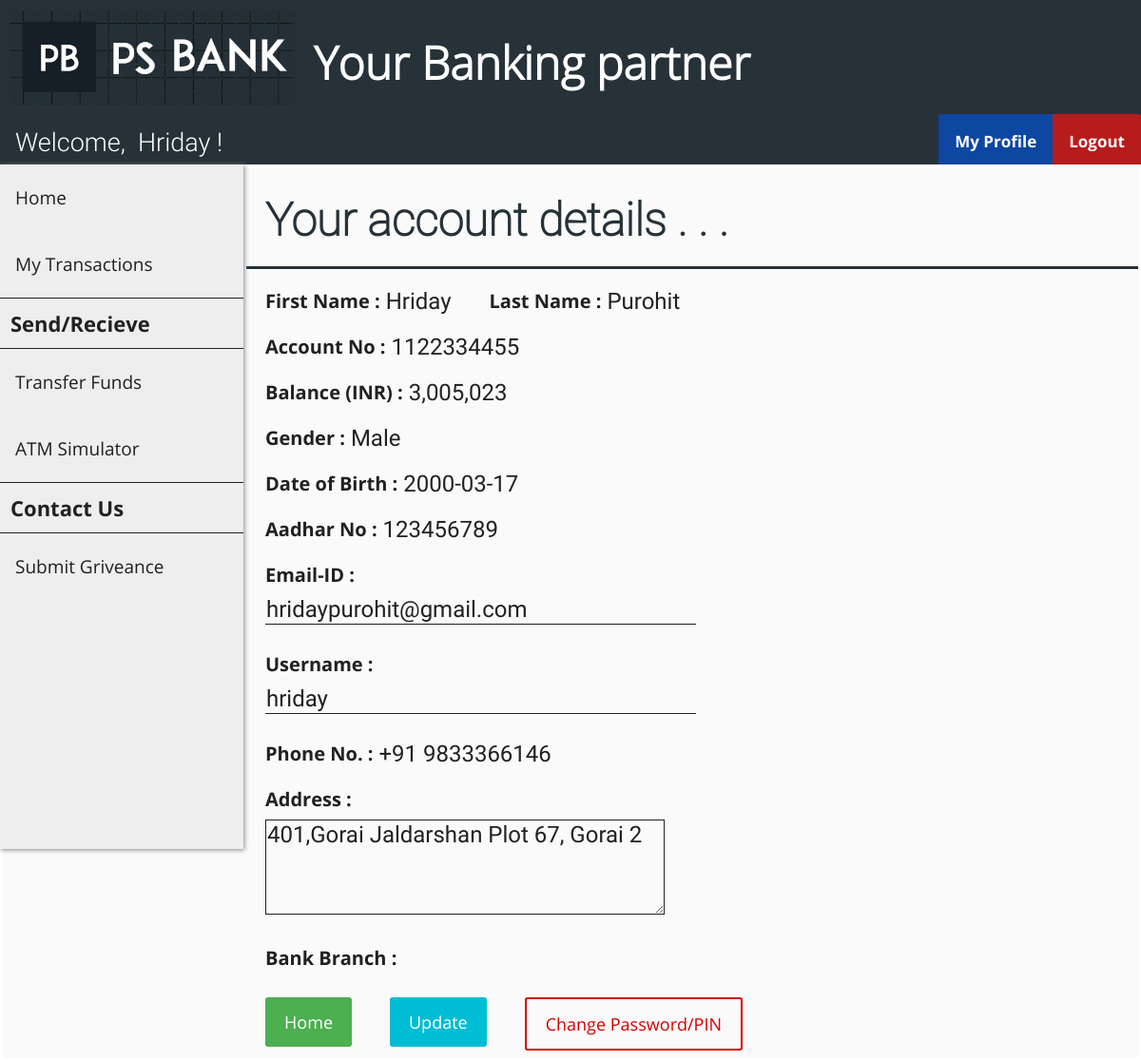
Page /customer_profile.php (signed in) on the committed database.
### tables this page shows
CREATE TABLE `customer` (
  `cust_id` int(11) NOT NULL,
  `first_name` varchar(30) DEFAULT NULL,
  `last_name` varchar(30) DEFAULT NULL,
  `gender` varchar(10) DEFAULT NULL,
  `dob` date DEFAULT NULL,
  `aadhar_no` int(11) DEFAULT NULL,
  `email` varchar(30) DEFAULT NULL,
  `phone_no` varchar(20) DEFAULT NULL,
  `address` varchar(255) DEFAULT NULL,
  `branch` varchar(30) DEFAULT NULL,
  `account_no` int(11) DEFAULT NULL,
  `pin` int(4) DEFAULT NULL,
  `uname` varchar(30) DEFAULT NULL,
  `pwd` varchar(30) DEFAULT NULL
);

CREATE TABLE `passbook1` (
  `trans_id` int(11) NOT NULL,
  `trans_date` datetime DEFAULT NULL,
  `remarks` varchar(255) DEFAULT NULL,
  `debit` int(11) DEFAULT NULL,
  `credit` int(11) DEFAULT NULL,
  `balance` int(11) DEFAULT NULL
);

### customer_profile.php (the view, shortened to what this page needs)
<?php
    include "connect.php";
    include "header.php";
    include "customer_navbar.php";
    include "customer_sidebar.php";
    $id = $_SESSION['loggedIn_cust_id'];
    $sql0 = "SELECT * FROM customer WHERE cust_id=".$id;
    $sql1 = "SELECT * FROM passbook".$id." WHERE trans_id=(
                    SELECT MAX(trans_id) FROM passbook".$id.")";
    $result0 = $conn->query($sql0);
    $result1 = $conn->query($sql1);
    if ($result0->num_rows > 0) {
        while($row = $result0->fetch_assoc()) {
            $fname = $row["first_name"];
            $lname = $row["last_name"];
            $gender = $row["gender"];
            $dob = $row["dob"];
            $aadhar = $row["aadhar_no"];
            $email = $row["email"];
            $phno = $row["phone_no"];
            $address = $row["address"];
            $acno = $row["account_no"];
            $cus_uname = $row["uname"];
        }
    }
    if ($result1->num_rows > 0) {
        while($row = $result1->fetch_assoc()) {
            $balance = $row["balance"];
        }
    }
?>
<!DOCTYPE html>
<html>
<head>
    <link rel="stylesheet" href="customer_add_style.css">
</head>
<body>
    <form class="add_customer_form" action="customer_profile_action.php" method="post">
        <div class="flex-container-form_header">
            <h1 id="form_header">Your account details . . .</h1>
        </div>
        <div class="flex-container">
            <div class=container>
                <label>First Name : <label id="info_label"><?php echo $fname ?></label></label>
            </div>
            <div class=container>
                <label>Last Name : <label id="info_label"><?php echo $lname ?></label></label>
            </div>
        </div>
        <div class="flex-container">
            <div class=container>
                <label>Account No : <label id="info_label"><?php echo $acno ?></label></label>
            </div>
        </div>
        <div class="flex-container">
            <div class=container>
                <label>Balance (INR) : <label id="info_label"><?php echo number_format($balance) ?></label></label>
            </div>
        </div>
        <div class="flex-container">
            <div class=container>
                <label>Gender :
                    <label id="info_label">
                    <?php
                        if ($gender == "male") {echo "Male";}
                        elseif ($gender == "female") {echo "Female";}
                        else {echo "Others";}
                    ?>
            </div>
        </div>
        <div class="flex-container">
            <div class=container>
                <label>Date of Birth : <label id="info_label"><?php echo $dob ?></label></label>
            </div>
        </div>
        <div class="flex-container">
            <div class=container>
                <label>Aadhar No : <label id="info_label"><?php echo $aadhar ?></label></label>
            </div>
        </div>
        <div class="flex-container">
            <div class=container>
                <label>Email-ID :</label><br>
                <input name="email" size="30" type="text" value="<?php echo $email ?>" required />
            </div>
            <div class=container>
                <label>Username :</label><br>
                <input name="cus_uname" size="30" type="text" value="<?php echo $cus_uname ?>" required />
            </div>
        </div>
        <div class="flex-container">
            <div  class=container>
                <label>Phone No. : <label id="info_label"><?php echo $phno ?></label></label>
            </div>
        </div>
        <div class="flex-container">
            <div class=container>
                <label>Address :</label><br>
                <textarea name="address" required /><?php echo $address ?></textarea>
            </div>
        </div>
        <div class="flex-container">
            <div class=container>
                <label>Bank Branch :
                </label>
            </div>
        </div>
        <div class="flex-container">
            <div class="container">
                <a href="/customer_home.php" class="button">Home</a>
            </div>
            <div class="container">
                <button type="submit">Update</button>
            </div>
            <div class="container">
                <a href="/pass_change.php" class="password-button">Change Password/PIN</a>
            </div>
        </div>
    </form>
</body>
</html>

### customer_navbar.php (shortened to what this page needs)
<?php
    include "connect.php";
    if (isset($_SESSION['loggedIn_cust_id'])) {
        $sql0 = "SELECT * FROM customer WHERE cust_id=".$_SESSION['loggedIn_cust_id'];
        $result = $conn->query($sql0);
        $row = $result->fetch_assoc();
    }
?>
<!DOCTYPE html>
<html>
<head>
    <link rel="stylesheet" href="user_navbar_style.css">
</head>
<body>
    <div class="nav-wrapper">
        <div class="topnav" id="theTopNav">
            <a id="user">Welcome, &nbsp<?php echo $row["first_name"]; ?> !</a>
            <a id="logout" href="/logout_action.php" onclick="return confirm('Are you sure?')">Logout</a>
            <a id="profile" href="/customer_profile.php">My Profile</a>
        </div>
    </div>
</body>
</html>

### header_style.css (style rules this page uses)
body { margin: 0; padding: 0; background-color: #FAFAFA; }
h1 { font-family: OpenSans-Light; color: white; font-size: 3rem; line-height: 3rem; margin-top: calc((1.5rem - 2rem) + 2.5rem); margin-bottom: 1.5rem; }

### user_navbar_style.css (style rules this page uses)
.nav-wrapper { height: 53px; background: #333; }
.nav-wrapper .topnav { background-color: #263238; overflow: hidden; height: 53px; }
.topnav a[id="user"] { float: left; display: block; color: white; text-align: center; padding: 14px 16px; text-decoration: none; font-size: 27px; font-family: Roboto-Light; }
.topnav a[id="profile"] { float: right; display: block; color: white; text-align: center; padding: 17px 17px; text-decoration: none; font-size: 17px; font-family: OpenSans-Bold; background-color: #0D47A1; border-top-left-radius: 3px; }
.topnav a[id="logout"] { float: right; display: block; color: white; text-align: center; padding: 17px 17px; text-decoration: none; font-size: 17px; font-family: OpenSans-Bold; background-color: #b71c1c; border-top-right-radius: 3px; }

### customer_add_style.css (style rules this page uses)
.flex-container { display: -webkit-flex; display: flex; margin-left: 256px; width: auto; height: auto; -webkit-flex-wrap: wrap; flex-wrap: wrap; background-color: #FAFAFA; }
.flex-container-form_header { display: -webkit-flex; display: flex; margin-left: 256px; width: auto; height: auto; background-color: #FAFAFA; border-bottom: 3px solid #263238; }
h1[id="form_header"] { margin-left: 20px; font-family: Roboto-Thin; color: #263238; }
form { border: 3px solid white; width: inherit; margin-left: 0px; }
label { display: block; float: left; color: #212121; font-family: OpenSans-Bold; font-size: 20px; }
label[id="info_label"] { display: block; float: right; margin-left: 6px; font-family: Roboto-Regular; color: #212121; font-size: 24px; }
input[type=text], input[type=password] { font-family: Roboto-Regular; color: #212121; font-size: 24px; width: auto; margin: 8px 0; padding: 1px 1px; border: 0; border-bottom: 1px solid #212121; box-sizing: border-box; background-color: transparent; }
.container { margin-top: 20px; margin-left: 20px; margin-right: 20px; float: left; display: inline-block; }
textarea { font-family: Roboto-Regular; color: #212121; font-size: 24px; height: 100px; width:35vw; max-width: 720px; min-width: 240px; margin: 8px 0; padding: 1px 1px; border: 0; border: 1px solid #212121; box-sizing: border-box; background-color: transparent; }
button { font-family: OpenSans-Regular; font-size: 18px; background-color: #00BCD4; color: white; padding: 14px 20px; margin: 8px 0; border: none; cursor: pointer; width: 100%; border-radius: 3px; }
.button { background-color: #4CAF50; border: none; color: white; font-family: OpenSans-Regular; font-size: 18px; padding: 14px 20px; margin: 8px 0; text-align: center; text-decoration: none; display: inline-block; border-radius: 3px; cursor: pointer; }
.password-button { background-color: transparent; color: #d50000; font-family: OpenSans-Regular; font-size: 18px; padding: 14px 20px; margin: 8px 0; text-align: center; text-decoration: none; display: inline-block; border-radius: 3px; border: 2px solid #d50000; cursor: pointer; }

### rows in the picture
customer: first_name "Hriday", last_name "Purohit", account_no "1122334455", dob "2000-03-17", aadhar_no "123456789", email "hridaypurohit@gmail.com", cus_uname "hriday", phone_no "+91 9833366146", address "401,Gorai Jaldarshan Plot 67, Gorai 2"
passbook1: balance "3,005,023"
